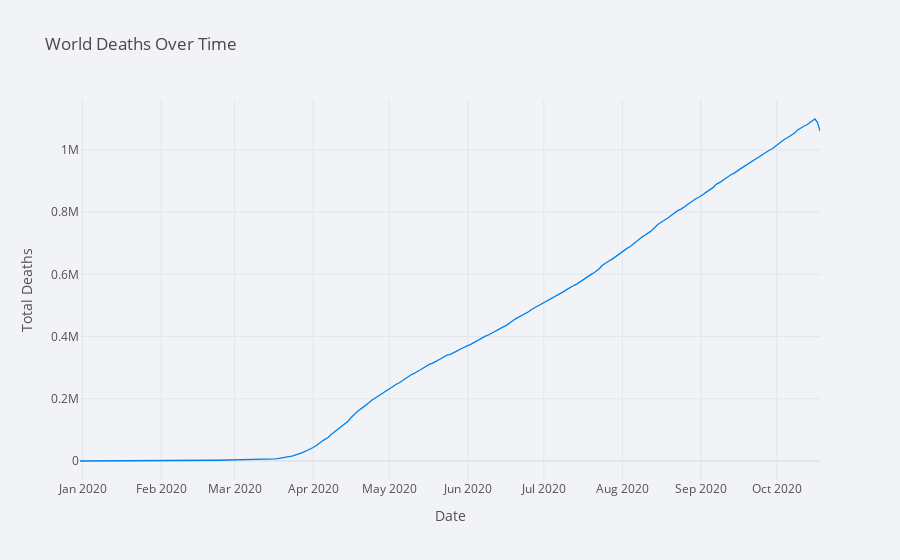

Source (notebook cell):
### Code cell
series = df2[(df2.location=="World")]
series = df2.groupby('date').total_deaths.sum()
plyo.iplot(series.iplot(asFigure=True
                          ,title='World Deaths Over Time'
                          ,theme='polar'
                          ,xTitle='Date'
                          ,yTitle='Total Deaths'))

### Figure 1 — Plotly figure (JSON) as saved in the notebook; plotly's stock layout.template omitted (floating-point values rounded to 4 significant figures; data arrays with more than 128 entries replaced by an {"elided": "..."} marker saying what was removed)
{"data": [{"line": {"color": "rgba(0, 128, 240, 1.0)", "dash": "solid", "shape": "linear", "width": 1.3}, "mode": "lines", "name": "total_deaths", "text": "", "type": "scatter", "x": {"elided": "293 str values"}, "y": {"elided": "293 int values"}}], "layout": {"legend": {"bgcolor": "#F2F3F7", "font": {"color": "#505050"}}, "paper_bgcolor": "#F2F3F7", "plot_bgcolor": "#F2F3F7", "title": {"font": {"color": "#484848"}, "text": "World Deaths Over Time"}, "xaxis": {"gridcolor": "#E1E5ED", "showgrid": true, "tickfont": {"color": "#505050"}, "title": {"font": {"color": "#505050"}, "text": "Date"}, "zerolinecolor": "#E1E5ED"}, "yaxis": {"gridcolor": "#E1E5ED", "showgrid": true, "tickfont": {"color": "#505050"}, "title": {"font": {"color": "#505050"}, "text": "Total Deaths"}, "zerolinecolor": "#E1E5ED"}}}
